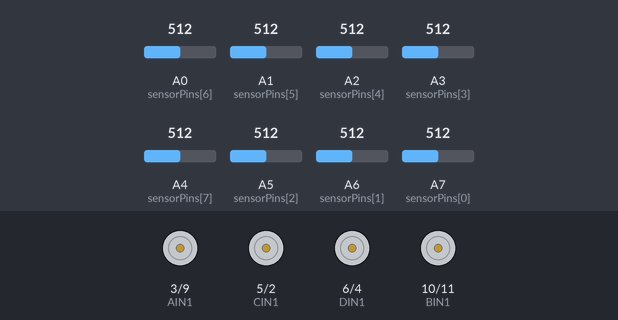
This sketch was run on a simulated Arduino Nano, built with avr-gcc and run on an emulated ATmega328P. On the bench: motor-driver pin pairs drawn as motors (green arrow = first pin HIGH = forward, orange = second pin HIGH = backward, longer = more drive). The inputs (shaded band) are chosen by the test bench; at power-on: A0 (sensorPins[6]) = 512, A1 (sensorPins[5]) = 512, A2 (sensorPins[4]) = 512, A3 (sensorPins[3]) = 512, A4 (sensorPins[7]) = 512, A5 (sensorPins[2]) = 512, A6 (sensorPins[1]) = 512, A7 (sensorPins[0]) = 512. What the sketch prints to the serial monitor is not drawn.

Above: at 0.4 s.
Timing chart, 0 to 1.9 s (numbered marks = the images above):
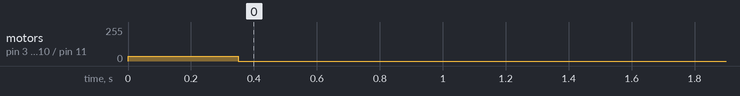

The sketch:

Code_xe_1.ino
```cpp
//banh truoc trai
const int AIN1 = 3;
const int AIN2 = 9;

//banh truoc phai
const int BIN1 = 10;
const int BIN2 = 11;

//banh sau trai
const int CIN1 = 5;
const int CIN2 = 2;

//banh sau trai
const int DIN1 = 6;
const int DIN2 = 4;

int speed = 40;  // Tốc độ ban đầu, giữa 0 và 255

int threshold=950;
int numSensors=8;
//cam bien, A4 la cam bien phia truoc
int sensorPins[8] = {A7, A6, A5, A3, A2, A1, A0, A4};
//mảng chứa giá trị analog cảm biến
int sensorValues_A[8];
//mảng digital
int sensorValues_D[8];


// vi tri cam bien
//                        A4
// A7     A6      A5      A3      A2      A1      A0
void setup() {
  pinMode(AIN1, OUTPUT);
  pinMode(AIN2, OUTPUT);
  pinMode(BIN1, OUTPUT);
  pinMode(BIN2, OUTPUT);
  pinMode(CIN1, OUTPUT);
  pinMode(CIN2, OUTPUT);
  pinMode(DIN1, OUTPUT);
  pinMode(DIN2, OUTPUT);

  Serial.begin(9600);

  int start=35;
  analogWrite(AIN1, start);
  digitalWrite(AIN2, LOW);

  analogWrite(BIN1, start);
  digitalWrite(BIN2, LOW);

  analogWrite(CIN1, start);
  digitalWrite(CIN2, LOW);

  analogWrite(DIN1, start);
  digitalWrite(DIN2, LOW);


  delay(350);

  analogWrite(AIN1, 0);
  digitalWrite(AIN2, LOW);

  analogWrite(BIN1, 0);
  digitalWrite(BIN2, LOW);

  analogWrite(CIN1, 0);
  digitalWrite(CIN2, LOW);

  analogWrite(DIN1, 0);
  digitalWrite(DIN2, LOW);
}

void loop() {

readSensorValues();
A2D();
Print();


////banh truoc trai
//  //quay thuan toc do speed
//  analogWrite(AIN1, speed);
//  digitalWrite(AIN2, LOW);
//  //quay nguoc toc do speed
//  analogWrite(AIN1, LOW);
//  digitalWrite(AIN2, speed);
//
////banh truoc phai
//  //quay thuan toc do speed
//  analogWrite(BIN1, speed);
//  digitalWrite(BIN2, LOW);
//  //quay nguoc toc do speed
//  analogWrite(BIN1, LOW);
//  digitalWrite(BIN2, speed);
//
////banh sau trai
//  //quay thuan toc do speed
//  analogWrite(CIN1, speed);
//  digitalWrite(CIN2, LOW);
//  //quy nguoc 255
//  digitalWrite(CIN1, LOW);
//  digitalWrite(CIN2, HIGH);
//
////banh sau phai
//  //quay thuan toc do speed
//  analogWrite(DIN1, speed);
//  digitalWrite(DIN2, LOW);
//  //quy nguoc 255
//  digitalWrite(DIN1, LOW);
//  digitalWrite(DIN2, HIGH);


//  forward(50);
}

void readSensorValues() {
  for (int i = 0; i < numSensors; i++) {
    sensorValues_A[i] = analogRead(sensorPins[i]);
  }
}

//chuyển analog thành digital
void A2D() {
  for (int i = 0; i < numSensors; i++) {
    if (sensorValues_A[i] > threshold) {
      sensorValues_D[i]=1;
    } else {
      sensorValues_D[i]=0;
    }
  }
}

void Print() {
  for (int i = 0; i < numSensors; i++) {
      Serial.print(i);
      Serial.print(":_");
      Serial.print(sensorValues_D[i]);
      Serial.print("   ");
  }
  Serial.println();

}


void forward(int speed){
//banh truoc trai
//quay thuan toc do speed
  analogWrite(AIN1, speed);
  digitalWrite(AIN2, LOW);
//banh truoc phai
  //quay thuan toc do speed
  analogWrite(BIN1, speed);
  digitalWrite(BIN2, LOW);
//banh sau trai
  //quay thuan toc do speed
  analogWrite(CIN1, speed);
  digitalWrite(CIN2, LOW);
//banh sau phai
  //quay thuan toc do speed
  analogWrite(DIN1, speed);
  digitalWrite(DIN2, LOW);
}
void left(){

}
void right(){

}
//
//void Ponderado(){
//  int sum = 0;
//  int division = 0;
//  int nove = 0;
//  char center;
//  for (int x = 0; x <= 6; x++){
//    int w = 1000;
//    if (x == 3){
//      if (digitalRead(sensorPins[x]) == 1){ center = 1; }else{ center = 0; }
//    }
//    if ( digitalRead(sensorPins[x]) == 1){
//      nove = 1;
//    }
//    int v = (1000) * (x - 2);
//    sum += (w * v);
//    division += w;
//  }
//  if (nove == 0){
//    POSICION = POSICION > 0 ? 200 : -200;
//  }else{
//    POSICION = sum/division;
//    POSICION = POSICION/10;
//  }
//}
```
